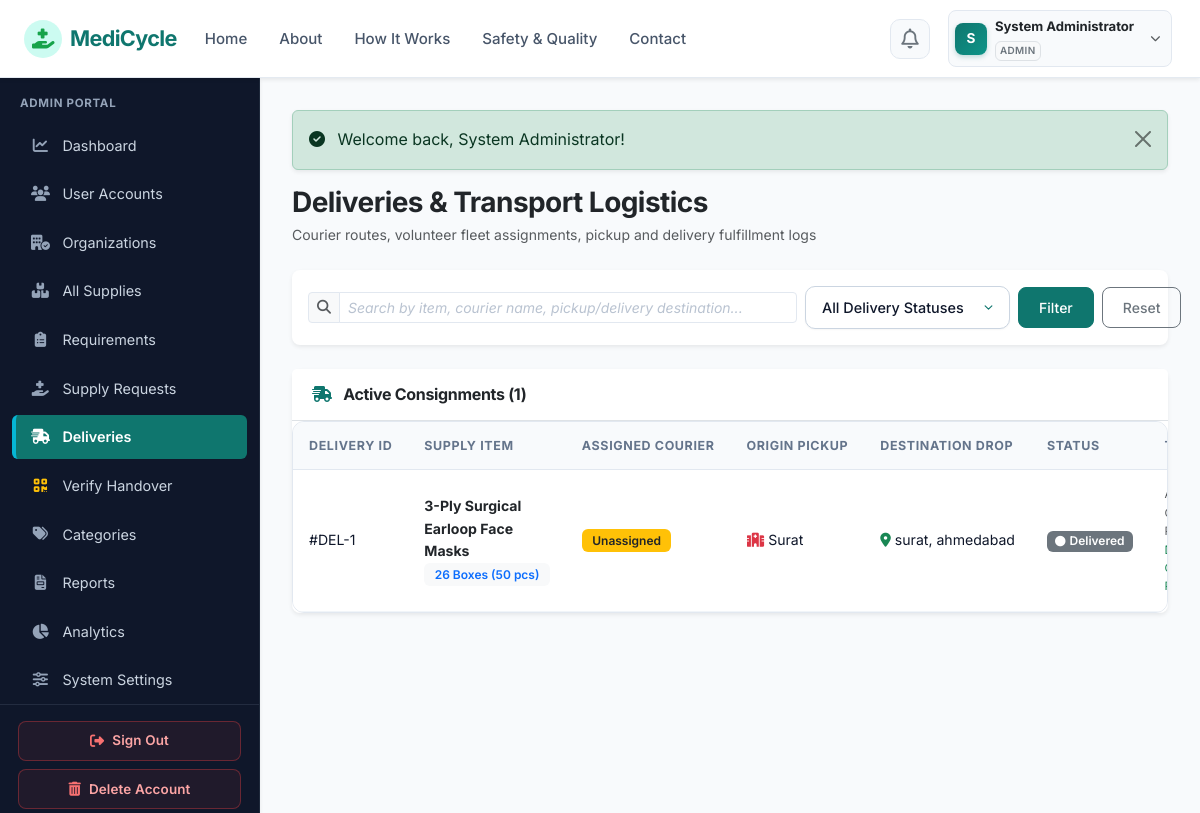
/admin/deliveries.php (signed in), run on the app's committed database.
### tables this page shows
CREATE TABLE `users` (
  `id` int(11) NOT NULL AUTO_INCREMENT,
  `name` varchar(100) NOT NULL,
  `email` varchar(100) NOT NULL,
  `password` varchar(255) NOT NULL,
  `phone` varchar(20) NOT NULL,
  `role` enum('admin','supplier','ngo','delivery') NOT NULL,
  `email_verified` tinyint(1) DEFAULT 1,
  `status` enum('active','inactive','suspended','pending') DEFAULT 'active',
  `created_at` timestamp NOT NULL DEFAULT current_timestamp(),
  `updated_at` timestamp NOT NULL DEFAULT current_timestamp() ON UPDATE current_timestamp(),
  PRIMARY KEY (`id`),
  UNIQUE KEY `email` (`email`),
  KEY `idx_user_role` (`role`),
  KEY `idx_user_status` (`status`)
);

CREATE TABLE `deliveries` (
  `id` int(11) NOT NULL AUTO_INCREMENT,
  `request_id` int(11) NOT NULL,
  `delivery_partner_id` int(11) DEFAULT NULL,
  `pickup_location` text NOT NULL,
  `delivery_location` text NOT NULL,
  `pickup_status` enum('Pending','Picked Up') DEFAULT 'Pending',
  `delivery_status` enum('Assigned','Accepted','Picked Up','In Transit','Delivered','Cancelled') DEFAULT 'Assigned',
  `tracking_notes` text DEFAULT NULL,
  `assigned_at` datetime DEFAULT current_timestamp(),
  `accepted_at` datetime DEFAULT NULL,
  `picked_up_at` datetime DEFAULT NULL,
  `delivered_at` datetime DEFAULT NULL,
  `created_at` timestamp NOT NULL DEFAULT current_timestamp(),
  `updated_at` timestamp NOT NULL DEFAULT current_timestamp() ON UPDATE current_timestamp(),
  PRIMARY KEY (`id`),
  KEY `fk_delivery_request` (`request_id`),
  KEY `idx_delivery_status` (`delivery_status`),
  KEY `idx_delivery_partner` (`delivery_partner_id`),
  CONSTRAINT `fk_delivery_partner` FOREIGN KEY (`delivery_partner_id`) REFERENCES `users` (`id`) ON DELETE SET NULL,
  CONSTRAINT `fk_delivery_request` FOREIGN KEY (`request_id`) REFERENCES `requests` (`id`) ON DELETE CASCADE
);

CREATE TABLE `medical_supplies` (
  `id` int(11) NOT NULL AUTO_INCREMENT,
  `supplier_id` int(11) NOT NULL,
  `category_id` int(11) NOT NULL,
  `supply_name` varchar(150) NOT NULL,
  `description` text DEFAULT NULL,
  `quantity` int(11) NOT NULL,
  `unit` varchar(50) NOT NULL,
  `listing_type` enum('regular','surplus','disposal') NOT NULL DEFAULT 'regular',
  `condition_status` enum('New / Unopened','Sterile Sealed','Surplus Stock') NOT NULL,
  `packaging_status` enum('Original Factory Seal','Tamper Evident Packaging','Intact Outer Box') NOT NULL,
  `disposal_reason` varchar(255) DEFAULT NULL,
  `disposal_method` varchar(255) DEFAULT NULL,
  `expiry_date` date NOT NULL,
  `batch_number` varchar(100) DEFAULT NULL,
  `storage_requirements` varchar(150) DEFAULT 'Room Temperature',
  `location` varchar(150) NOT NULL,
  `city` varchar(100) NOT NULL,
  `availability_date` date DEFAULT NULL,
  `minimum_request_quantity` int(11) DEFAULT 1,
  `status` varchar(50) NOT NULL DEFAULT 'Available',
  `priority_score` int(11) DEFAULT 50,
  `priority_level` enum('Low','Medium','High','Critical') DEFAULT 'Medium',
  `admin_notes` text DEFAULT NULL,
  `image_path` varchar(255) DEFAULT NULL,
  `created_at` timestamp NOT NULL DEFAULT current_timestamp(),
  `updated_at` timestamp NOT NULL DEFAULT current_timestamp() ON UPDATE current_timestamp(),
  PRIMARY KEY (`id`),
  KEY `fk_supply_supplier` (`supplier_id`),
  KEY `fk_supply_category` (`category_id`),
  KEY `idx_supply_status` (`status`),
  KEY `idx_supply_city` (`city`),
  KEY `idx_supply_expiry` (`expiry_date`),
  KEY `idx_supply_priority` (`priority_score`),
  KEY `idx_supply_listing_type` (`listing_type`),
  CONSTRAINT `fk_supply_category` FOREIGN KEY (`category_id`) REFERENCES `categories` (`id`),
  CONSTRAINT `fk_supply_supplier` FOREIGN KEY (`supplier_id`) REFERENCES `users` (`id`) ON DELETE CASCADE
);

CREATE TABLE `requests` (
  `id` int(11) NOT NULL AUTO_INCREMENT,
  `supply_id` int(11) DEFAULT NULL,
  `requester_id` int(11) NOT NULL,
  `requested_quantity` int(11) NOT NULL,
  `purpose` varchar(255) DEFAULT NULL,
  `urgency` enum('Low','Medium','High','Critical') DEFAULT 'Medium',
  `preferred_collection_date` date DEFAULT NULL,
  `message` text DEFAULT NULL,
  `smart_match_score` int(11) DEFAULT NULL,
  `status` varchar(50) NOT NULL DEFAULT 'Pending',
  `supplier_remarks` text DEFAULT NULL,
  `rejection_reason` text DEFAULT NULL,
  `handover_code` varchar(30) DEFAULT NULL,
  `requested_at` timestamp NOT NULL DEFAULT current_timestamp(),
  `approved_at` datetime DEFAULT NULL,
  `completed_at` datetime DEFAULT NULL,
  `created_at` timestamp NOT NULL DEFAULT current_timestamp(),
  `updated_at` timestamp NOT NULL DEFAULT current_timestamp() ON UPDATE current_timestamp(),
  PRIMARY KEY (`id`),
  KEY `fk_request_supply` (`supply_id`),
  KEY `fk_request_user` (`requester_id`),
  KEY `idx_request_status` (`status`),
  CONSTRAINT `fk_request_supply` FOREIGN KEY (`supply_id`) REFERENCES `medical_supplies` (`id`) ON DELETE CASCADE,
  CONSTRAINT `fk_request_user` FOREIGN KEY (`requester_id`) REFERENCES `users` (`id`) ON DELETE CASCADE
);

### admin/deliveries.php (the view, shortened to what the rows shown need)
<?php
require_once __DIR__ . '/../config/config.php';
require_role('admin');
$sql = "SELECT d.*, r.requested_quantity, r.status as req_status,
               ms.supply_name, ms.unit,
               u_del.name as partner_name, u_del.phone as partner_phone,
               u_ngo.name as ngo_name, o_ngo.organization_name as ngo_org,
               u_sup.name as supplier_name, o_sup.organization_name as supplier_org
        FROM deliveries d
        JOIN requests r ON d.request_id = r.id
        JOIN medical_supplies ms ON r.supply_id = ms.id
        LEFT JOIN users u_del ON d.delivery_partner_id = u_del.id
        JOIN users u_ngo ON r.requester_id = u_ngo.id
        LEFT JOIN organizations o_ngo ON u_ngo.id = o_ngo.user_id
        JOIN users u_sup ON ms.supplier_id = u_sup.id
        LEFT JOIN organizations o_sup ON u_sup.id = o_sup.user_id
        WHERE 1=1";
$params = [];
$sql .= " ORDER BY (d.delivery_status IN ('Assigned', 'Accepted', 'In Transit')) DESC, d.id DESC";
$stmt = $pdo->prepare($sql);
$stmt->execute($params);
$deliveries = $stmt->fetchAll();
include __DIR__ . '/../includes/header.php';
include __DIR__ . '/../includes/navbar.php';
?>
<div class="app-container">
    <?php include __DIR__ . '/../includes/sidebar.php'; ?>
    <div class="app-content">
        <div class="card border-0 shadow-sm rounded-3">
            <div class="card-body p-0">
                <div class="table-responsive">
                    <table class="table table-hover align-middle mb-0 small">
                        <thead class="table-light">
                            <tr>
                                <th>Delivery ID</th>
                                <th>Supply Item</th>
                                <th>Assigned Courier</th>
                                <th>Origin Pickup</th>
                                <th>Destination Drop</th>
                                <th>Status</th>
                                <th>Timestamps</th>
                            </tr>
                        </thead>
                        <tbody>
                            <?php if (!empty($deliveries)): ?>
                                <?php foreach ($deliveries as $del): ?>
                                    <tr>
                                        <td>#DEL-<?php echo $del['id']; ?></td>
                                        <td>
                                            <div class="fw-bold text-dark"><?php echo e($del['supply_name']); ?></div>
                                            <span class="badge bg-light text-primary"><?php echo $del['requested_quantity'] . ' ' . e($del['unit']); ?></span>
                                        </td>
                                        <td>
                                            <?php if ($del['partner_name']): ?>
                                                <div class="fw-semibold text-dark"><i class="fas fa-user-astronaut me-1 text-teal"></i><?php echo e($del['partner_name']); ?></div>
                                                <small class="text-muted"><?php echo e($del['partner_phone']); ?></small>
                                            <?php else: ?>
                                                <span class="badge bg-warning text-dark">Unassigned</span>
                                            <?php endif; ?>
                                        </td>
                                        <td>
                                            <div class="text-truncate" style="max-width: 170px;" title="<?php echo e($del['pickup_location']); ?>">
                                                <i class="fas fa-hospital text-danger me-1"></i><?php echo e($del['pickup_location']); ?>
                                            </div>
                                        </td>
                                        <td>
                                            <div class="text-truncate" style="max-width: 170px;" title="<?php echo e($del['delivery_location']); ?>">
                                                <i class="fas fa-location-dot text-success me-1"></i><?php echo e($del['delivery_location']); ?>
                                            </div>
                                        </td>
                                        <td>
                                            <?php echo status_badge($del['delivery_status']); ?>
                                        </td>
                                        <td>
                                            <div class="text-muted" style="font-size: 0.72rem;">Assigned: <?php echo format_datetime($del['assigned_at']); ?></div>
                                            <?php if ($del['delivered_at']): ?>
                                                <div class="text-success" style="font-size: 0.72rem;">Delivered: <?php echo format_datetime($del['delivered_at']); ?></div>
                                            <?php endif; ?>
                                        </td>
                                    </tr>
                                <?php endforeach; ?>
                            <?php else: ?>
                                <tr>
                                    <td colspan="8" class="text-center py-4 text-muted">No delivery consignments found.</td>
                                </tr>
                            <?php endif; ?>
                        </tbody>
                    </table>
                </div>
            </div>
        </div>
    </div>
</div>
<?php include __DIR__ . '/../includes/footer.php'; ?>

### includes/navbar.php (shortened to what the rows shown need)
<?php
$currentUser = current_user();
$currentDir = basename(dirname($_SERVER['PHP_SELF'] ?? ''));
$isPublicPage = !in_array($currentDir, ['admin', 'supplier', 'ngo', 'delivery']);
?>
<nav class="navbar navbar-expand-lg navbar-medicycle sticky-top shadow-sm">
    <div class="container-fluid px-3 px-lg-4">
        <div class="collapse navbar-collapse" id="navbarMain">
            <ul class="navbar-nav ms-auto align-items-center gap-2">
                <?php if (!$isPublicPage && $currentUser): ?>
                    <li class="nav-item dropdown position-relative ms-1">
                        <a class="nav-link notif-icon-btn position-relative" href="#" id="notifDropdown" role="button" data-bs-toggle="dropdown" aria-expanded="false" title="Notifications">
                            <i class="far fa-bell fs-5 text-secondary"></i>
                        </a>
                    </li>
                    <li class="nav-item dropdown ms-1">
                        <a class="nav-link user-profile-capsule d-flex align-items-center gap-2 text-dark shadow-2xs" href="#" id="userDropdown" role="button" data-bs-toggle="dropdown" aria-expanded="false">
                            <div class="user-avatar-circle">
                                <?php echo strtoupper(substr($currentUser['name'], 0, 1)); ?>
                            </div>
                            <div class="d-none d-md-block text-start pe-1">
                                <span class="d-block fw-bold small text-dark leading-tight" style="font-size:0.82rem;"><?php echo e($currentUser['name']); ?></span>
                                <span class="badge text-uppercase text-secondary bg-light border p-1" style="font-size: 0.62rem; letter-spacing:0.04em;"><?php echo strtoupper(e($currentUser['role'])); ?></span>
                            </div>
                            <i class="fas fa-chevron-down text-muted small ms-1" style="font-size:0.65rem;"></i>
                        </a>
                    </li>
                <?php endif; ?>
            </ul>
        </div>
    </div>
</nav>

### includes/sidebar.php (shortened to what the rows shown need)
<?php
$currentUser = current_user();
$userRole = $currentUser['role'] ?? ($_SESSION['role'] ?? '');
?>
<aside class="app-sidebar shadow-sm">
    <div class="sidebar-heading">
        <?php echo strtoupper(e($userRole)); ?> PORTAL
    </div>
    <ul class="nav flex-column mb-auto">
        <?php if ($userRole === 'admin'): ?>
            <li class="nav-item">
            </li>
            <li class="nav-item">
            </li>
            <li class="nav-item">
            </li>
            <li class="nav-item">
            </li>
            <li class="nav-item">
            </li>
            <li class="nav-item">
            </li>
            <li class="nav-item">
            </li>
            <li class="nav-item">
            </li>
            <li class="nav-item">
            </li>
            <li class="nav-item">
            </li>
            <li class="nav-item">
            </li>
            <li class="nav-item">
            </li>
        <?php endif; ?>
    </ul>
    <div class="sidebar-footer mt-auto">
        <a href="<?php echo BASE_URL; ?>/logout.php" class="btn-sidebar-signout mb-2">
        </a>
        <button type="button" class="btn-sidebar-delete" data-bs-toggle="modal" data-bs-target="#deleteAccountModal">
        </button>
    </div>
</aside>

### includes/functions.php (shortened to what the rows shown need)
<?php
function e($string) {
    return htmlspecialchars((string)($string ?? ''), ENT_QUOTES, 'UTF-8');
}
function status_badge($status) {
    $status = trim($status);
    $lower = strtolower($status);
    $class = match($lower) {
        'available', 'completed', 'received', 'verified' => 'bg-success text-white',
        'accepted', 'approved' => 'bg-info text-dark',
        'ready for handover' => 'bg-primary text-white',
        'collected' => 'bg-secondary text-white',
        'pending', 'reserved' => 'bg-warning text-dark',
        'rejected', 'cancelled', 'inactive', 'suspended' => 'bg-danger text-white',
        default => 'bg-secondary text-white'
    };
    $icon = match($lower) {
        'available' => 'fa-check-circle',
        'accepted', 'approved' => 'fa-handshake',
        'ready for handover' => 'fa-box-open',
        'collected' => 'fa-people-carry-box',
        'completed', 'received' => 'fa-check-double',
        'pending' => 'fa-clock',
        'rejected', 'cancelled' => 'fa-times-circle',
        default => 'fa-circle'
    };
    $label = match($lower) {
        'approved' => 'Awaiting Handshake',
        default => ucfirst($status)
    };
    return '<span class="badge ' . $class . ' px-2 py-1"><i class="fas ' . $icon . ' me-1 small"></i>' . e($label) . '</span>';
}

### data on the page
users: name "S", name "System Administrator", role "ADMIN"
deliveries: id "1", medical_supplies.supply_name "3-Ply Surgical Earloop Face Masks", request.requested_quantity "26", medical_supplies.unit "Boxes (50 pcs)", pickup_location "Surat", delivery_location "surat, ahmedabad", delivery_status "Delivered"

### other printed values
$message "Welcome back, System Administrator!"
count($deliveries) "1"
